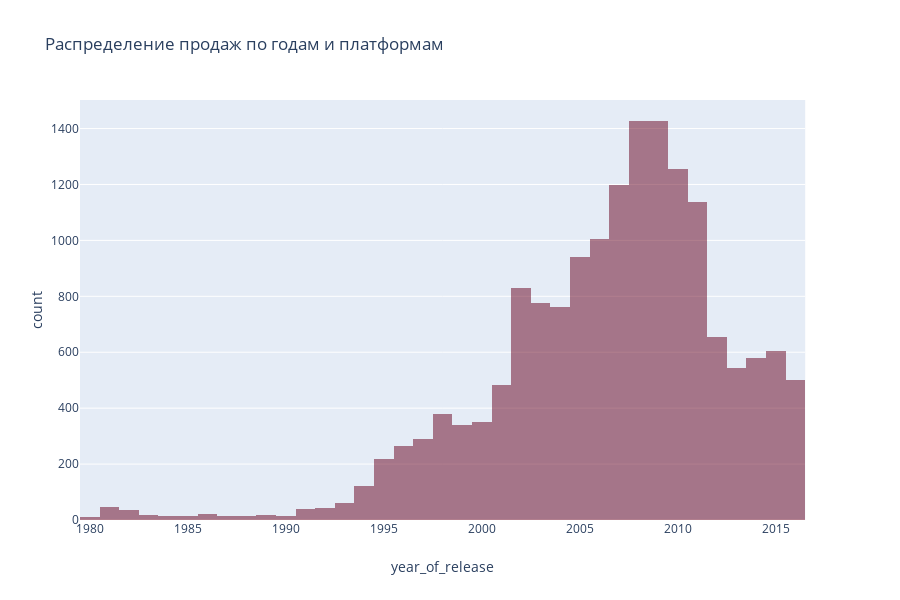
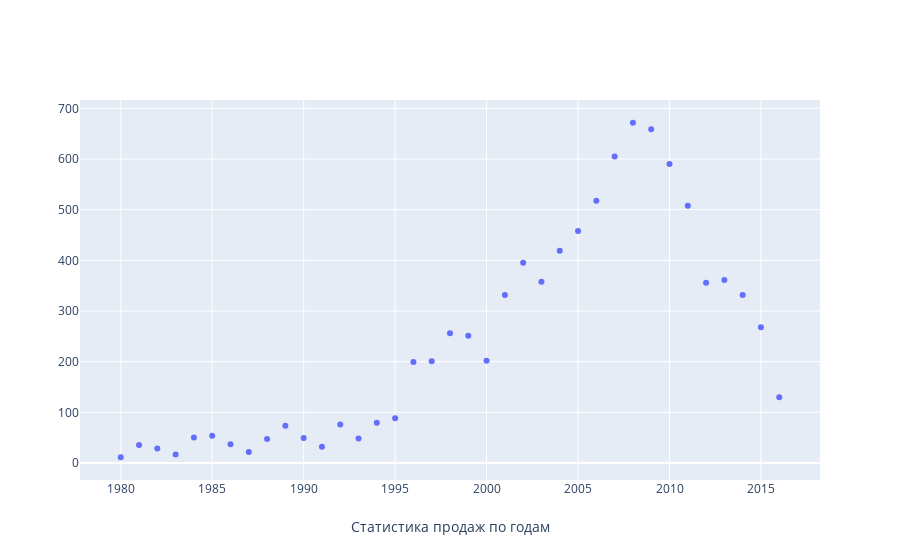

Notebook cell for these charts, in order:
### Markdown cell above
## Посмотрим сколько игр выпускалось в разные годы, и найдем значимый период

### Code cell
group_data = data.pivot_table(index = "platform", values = "summary_sales", aggfunc = "sum")
group_data.columns = ["summary_sales"]
group_data = group_data[group_data["summary_sales"] > 100]

grouped_year = data.pivot_table(index = "year_of_release", values = "summary_sales", aggfunc = "sum")
grouped_year.columns = ["sum"]


grouped_data = data.groupby(["platform","year_of_release"], as_index = False).sum()
grouped_data["summary_sales"] = grouped_data["na_sales"] + grouped_data["eu_sales"] + grouped_data["jp_sales"] + grouped_data["other_sales"]
grouped_data_year = grouped_data[["platform","year_of_release","summary_sales"]]
display(grouped_data)


group_data_top = group_data.sort_values("summary_sales", ascending = False).head(7)
fig1 = px.histogram(data, x = "year_of_release",barmode = "overlay",title = "Распределение продаж по годам и платформам",color_discrete_sequence=px.colors.sequential.RdBu)
fig1.show()

fig3 = go.Figure(go.Scatter(x=grouped_year.index,
                    y=grouped_year["sum"],
                    line=dict (width=0.02),
                    mode = "markers + lines"))

mylayout = go.Layout(scene=dict(xaxis=dict( title="year_of_release"),
                                yaxis=dict( title="summary_sales")))

fig3.update_layout(xaxis = {"title" : "Статистика продаж по годам"})
fig3.show()

### Figure 1 — Plotly figure (JSON) as saved in the notebook; plotly's stock layout.template omitted (floating-point values rounded to 4 significant figures; data arrays with more than 128 entries replaced by an {"elided": "..."} marker saying what was removed)
{"data": [{"alignmentgroup": "True", "bingroup": "x", "hoverlabel": {"namelength": 0}, "hovertemplate": "year_of_release=%{x}<br>count=%{y}", "legendgroup": "", "marker": {"color": "rgb(103,0,31)", "opacity": 0.5}, "name": "", "offsetgroup": "", "orientation": "v", "showlegend": false, "type": "histogram", "x": {"elided": "16715 int values"}, "xaxis": "x", "yaxis": "y"}], "layout": {"barmode": "overlay", "height": 600, "legend": {"tracegroupgap": 0}, "title": {"text": "Распределение продаж по годам и платформам"}, "xaxis": {"anchor": "y", "domain": [0, 0.98], "title": {"text": "year_of_release"}}, "yaxis": {"anchor": "x", "domain": [0, 1], "title": {"text": "count"}}}}

### Figure 2 — Plotly figure (JSON) as saved in the notebook; plotly's stock layout.template omitted (floating-point values rounded to 4 significant figures)
{"data": [{"line": {"width": 0.02}, "mode": "markers+lines", "type": "scatter", "x": [1980, 1981, 1982, 1983, 1984, 1985, 1986, 1987, 1988, 1989, 1990, 1991, 1992, 1993, 1994, 1995, 1996, 1997, 1998, 1999, 2000, 2001, 2002, 2003, 2004, 2005, 2006, 2007, 2008, 2009, 2010, 2011, 2012, 2013, 2014, 2015, 2016], "y": [11.38, 35.68, 28.88, 16.8, 50.35, 53.95, 37.08, 21.7, 47.21, 73.45, 49.37, 32.23, 76.16, 48.41, 79.23, 88.12, 199.2, 201.1, 256.3, 251.1, 201.7, 331.5, 395.0, 357.5, 418.7, 457.8, 517.7, 604.7, 671.5, 658.8, 590.1, 507.6, 355.8, 361.2, 331.5, 268.0, 129.9]}], "layout": {"xaxis": {"title": {"text": "Статистика продаж по годам"}}}}
